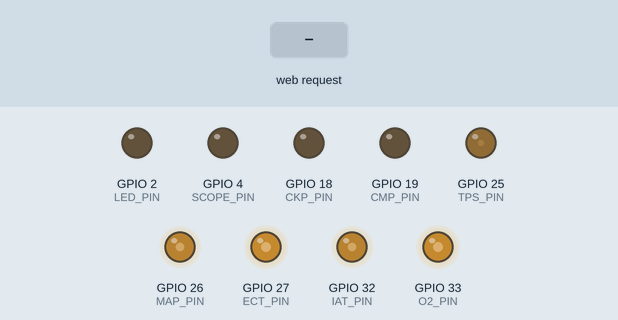
Simulated run of this sketch. Board: ESP32. Parts: output pins drawn as LEDs (lit = HIGH). Dashed ring = blinking. Inputs (shaded band) come from the test bench. WiFi joins after 1.5 s; servers stay silent unless stated; what the sketch prints to the serial monitor is not drawn.

Above: at 2.9 s.
3.0 s: HTTP request GET /api/set?run=1&rpm=1&ckp=1 received
At 3.4 s:
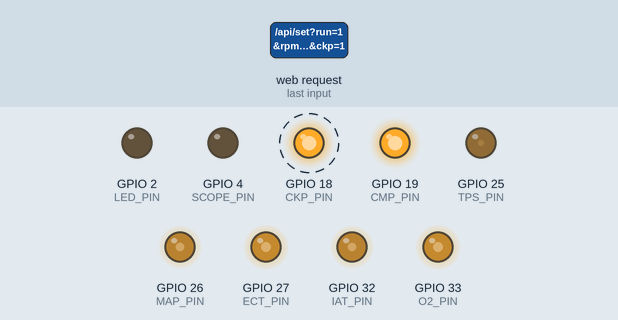
6.0 s: HTTP request GET /api/set?run=120&rpm=120&ckp=120 received
At 6.6 s:
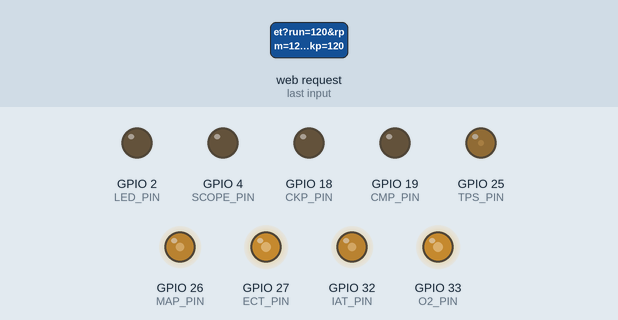
Timing chart, 0 to 9.0 s (numbered marks = the images above; inputs shaded):
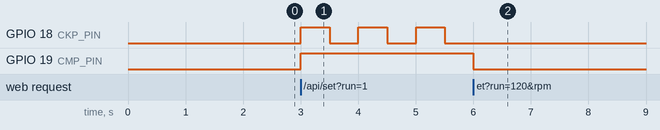

Measured:
- after the input at 3.0 s, GPIO 18 (CKP_PIN): alternates HIGH for 0.50 s and LOW for 0.50 s, starting at once; GPIO 19 (CMP_PIN): LOW → HIGH at once
- after the input at 6.0 s, GPIO 18 (CKP_PIN): stops changing and stays LOW; GPIO 19 (CMP_PIN): HIGH → LOW at once

The sketch:

ESP32_WiFi_StandAlone_Test.ino
```cpp
#include "AppConfig.h"
#include "SimulatorState.h"
#include "SignalGenerator.h"
#include "WebInterface.h"

SimulatorState simulator;
SignalGenerator signals(simulator);
WebInterface web(simulator, signals);

void setup() {
  Serial.begin(115200); // diagnostics only; the UI is Wi-Fi
  delay(1500);          // allow USB/external power to stabilize on a cold start
  simulator.begin();
  signals.begin();
  web.begin();
}

void loop() {
  web.handleClient();
  signals.update();
  simulator.updateSelfTest();
  delay(1);
}
```

SignalGenerator.cpp
```cpp
#include "SignalGenerator.h"
#include "AppConfig.h"

void SignalGenerator::begin() {
  pinMode(Config::CKP_PIN, OUTPUT);
  pinMode(Config::CMP_PIN, OUTPUT);
  digitalWrite(Config::CKP_PIN, LOW);
  digitalWrite(Config::CMP_PIN, LOW);
}

void SignalGenerator::update() {
  const uint32_t now = micros();
  if (!state.running || state.rpm == 0) {
    digitalWrite(Config::CKP_PIN, LOW);
    digitalWrite(Config::CMP_PIN, LOW);
    tooth = 0;
  } else {
    // 60-2-style timing basis: 120 edges per crank revolution.
    const uint32_t edgePeriod = 60000000UL / ((uint32_t)state.rpm * 120UL);
    if (now - lastCkpUs >= edgePeriod) {
      lastCkpUs = now;
      tooth = (tooth + 1) % 120;
      const bool missingTooth = tooth >= 116;
      ckpLevel = !ckpLevel;
      digitalWrite(Config::CKP_PIN, state.ckpEnabled && !missingTooth ? ckpLevel : LOW);
      digitalWrite(Config::CMP_PIN, state.cmpEnabled && tooth < 30 ? HIGH : LOW);
    }
  }

  if ((state.scopeTest || state.selfTestActive) && now - lastScopeUs >= 500) {
    lastScopeUs = now;
    scopeLevel = !scopeLevel;
    digitalWrite(Config::SCOPE_PIN, scopeLevel);
  } else if (!state.scopeTest && !state.selfTestActive) {
    digitalWrite(Config::SCOPE_PIN, LOW);
  }
  if (!state.selfTestActive) digitalWrite(Config::LED_PIN, state.ledTest);
}
```

SignalGenerator.h
```cpp
#pragma once
#include <Arduino.h>
#include "SimulatorState.h"

class SignalGenerator {
public:
  explicit SignalGenerator(SimulatorState &state) : state(state) {}
  void begin();
  void update();
private:
  SimulatorState &state;
  uint32_t lastCkpUs = 0, lastScopeUs = 0;
  uint16_t tooth = 0;
  bool ckpLevel = false, scopeLevel = false;
};
```

SimulatorState.cpp
```cpp
#include "SimulatorState.h"

void SimulatorState::begin() {
  pinMode(Config::LED_PIN, OUTPUT);
  pinMode(Config::SCOPE_PIN, OUTPUT);
  for (uint8_t pin : {Config::TPS_PIN, Config::MAP_PIN, Config::ECT_PIN, Config::IAT_PIN, Config::O2_PIN}) {
    pinMode(pin, OUTPUT);
    analogWrite(pin, 0);
  }
  setSensor("tps", sensors.tps);
  setSensor("map", sensors.map);
  setSensor("ect", sensors.ect);
  setSensor("iat", sensors.iat);
  setSensor("o2", sensors.o2);
}

void SimulatorState::setSensor(const String &name, int value) {
  const uint8_t v = constrain(value, 0, 100);
  uint8_t pin = 255;
  if (name == "tps") { sensors.tps = v; pin = Config::TPS_PIN; }
  else if (name == "map") { sensors.map = v; pin = Config::MAP_PIN; }
  else if (name == "ect") { sensors.ect = v; pin = Config::ECT_PIN; }
  else if (name == "iat") { sensors.iat = v; pin = Config::IAT_PIN; }
  else if (name == "o2") { sensors.o2 = v; pin = Config::O2_PIN; }
  if (pin != 255) analogWrite(pin, map(v, 0, 100, 0, 255));
}

void SimulatorState::startSelfTest() {
  selfTestActive = true;
  selfTestStartedAt = millis();
  ledTest = scopeTest = true;
  digitalWrite(Config::LED_PIN, HIGH);
}

void SimulatorState::updateSelfTest() {
  if (!selfTestActive) return;
  const uint32_t elapsed = millis() - selfTestStartedAt;
  digitalWrite(Config::LED_PIN, (elapsed / 200) % 2);
  if (elapsed >= 3000) {
    selfTestActive = ledTest = scopeTest = false;
    digitalWrite(Config::LED_PIN, LOW);
    digitalWrite(Config::SCOPE_PIN, LOW);
  }
}

String SimulatorState::toJson() const {
  String s = "{\"version\":\"" + String(Config::FW_VERSION) + "\"";
  s += ",\"running\":" + String(running ? "true" : "false");
  s += ",\"rpm\":" + String(rpm);
  s += ",\"ckp\":" + String(ckpEnabled ? "true" : "false");
  s += ",\"cmp\":" + String(cmpEnabled ? "true" : "false");
  s += ",\"led\":" + String(ledTest ? "true" : "false");
  s += ",\"scope\":" + String(scopeTest ? "true" : "false");
  s += ",\"selfTest\":" + String(selfTestActive ? "true" : "false");
  s += ",\"profile\":" + String(vehicleProfile);
  s += ",\"tps\":" + String(sensors.tps) + ",\"map\":" + String(sensors.map);
  s += ",\"ect\":" + String(sensors.ect) + ",\"iat\":" + String(sensors.iat);
  s += ",\"o2\":" + String(sensors.o2) + "}";
  return s;
}
```

SimulatorState.h
```cpp
#pragma once
#include <Arduino.h>
#include "AppConfig.h"

struct SensorValues {
  uint8_t tps = 10, map = 40, ect = 50, iat = 40, o2 = 50;
};

class SimulatorState {
public:
  bool running = false, ckpEnabled = true, cmpEnabled = true;
  bool ledTest = false, scopeTest = false, selfTestActive = false;
  uint16_t rpm = 1000;
  uint8_t vehicleProfile = 0;
  SensorValues sensors;

  void begin();
  void setSensor(const String &name, int value);
  void startSelfTest();
  void updateSelfTest();
  String toJson() const;

private:
  uint32_t selfTestStartedAt = 0;
};
```

VehicleProfiles.cpp
```cpp
#include "VehicleProfiles.h"

namespace {
const VehicleProfile PROFILES[] = {
  {"Generic", "Hall / Hall", "Custom", TriggerSensorType::Hall, TriggerSensorType::Hall,
   "60-2", "Digital 3-wire sensor template."},
  {"Generic", "VR / Hall", "Custom", TriggerSensorType::MagneticVR, TriggerSensorType::Hall,
   "60-2", "Common mixed sensor template."},
  {"Generic", "VR / VR", "Custom", TriggerSensorType::MagneticVR, TriggerSensorType::MagneticVR,
   "60-2", "Two-wire magnetic sensor template."},
  {"Toyota", "Hilux Vigo", "1KD-FTV (typical)", TriggerSensorType::MagneticVR, TriggerSensorType::Hall,
   "Verify service data", "Configuration varies by production year and ECU."},
  {"Isuzu", "D-Max", "4JJ1 (typical)", TriggerSensorType::MagneticVR, TriggerSensorType::Hall,
   "Verify service data", "Confirm engine code, model year and connector pinout."},
  {"Honda", "Civic FD", "R18A (reference)", TriggerSensorType::Hall, TriggerSensorType::Hall,
   "Verify service data", "Confirm sensor supply and trigger pattern before connection."},
  {"Nissan", "Navara D40", "YD25 (reference)", TriggerSensorType::Hall, TriggerSensorType::Hall,
   "Verify service data", "Confirm engine code and model year before use."},
  {"Mitsubishi", "Triton", "4D56 (reference)", TriggerSensorType::Hall, TriggerSensorType::Hall,
   "Verify service data", "Confirm wiring diagram for the exact ECU."}
};

String jsonEscape(const char *value) {
  String out;
  while (*value) {
    if (*value == '"' || *value == '\\') out += '\\';
    out += *value++;
  }
  return out;
}
}

size_t VehicleProfiles::count() { return sizeof(PROFILES) / sizeof(PROFILES[0]); }

const VehicleProfile &VehicleProfiles::get(size_t index) {
  if (index >= count()) index = 0;
  return PROFILES[index];
}

const char *VehicleProfiles::typeName(TriggerSensorType type) {
  return type == TriggerSensorType::Hall ? "Hall effect" : "Magnetic VR";
}

String VehicleProfiles::toJson() {
  String json = "[";
  for (size_t i = 0; i < count(); ++i) {
    if (i) json += ',';
    const auto &p = PROFILES[i];
    json += "{\"id\":" + String(i);
    json += ",\"brand\":\"" + jsonEscape(p.brand) + "\"";
    json += ",\"model\":\"" + jsonEscape(p.model) + "\"";
    json += ",\"engine\":\"" + jsonEscape(p.engine) + "\"";
    json += ",\"ckpType\":\"" + String(typeName(p.ckpType)) + "\"";
    json += ",\"cmpType\":\"" + String(typeName(p.cmpType)) + "\"";
    json += ",\"ckpPattern\":\"" + jsonEscape(p.ckpPattern) + "\"";
    json += ",\"notes\":\"" + jsonEscape(p.notes) + "\"}";
  }
  return json + "]";
}
```

VehicleProfiles.h
```cpp
#pragma once
#include <Arduino.h>

enum class TriggerSensorType : uint8_t { Hall, MagneticVR };

struct VehicleProfile {
  const char *brand;
  const char *model;
  const char *engine;
  TriggerSensorType ckpType;
  TriggerSensorType cmpType;
  const char *ckpPattern;
  const char *notes;
};

namespace VehicleProfiles {
  size_t count();
  const VehicleProfile &get(size_t index);
  const char *typeName(TriggerSensorType type);
  String toJson();
}
```

WebInterface.cpp
```cpp
#include <WiFi.h>
#include "WebInterface.h"
#include "AppConfig.h"
#include "WebPage.h"
#include "VehicleProfiles.h"

bool WebInterface::startAccessPoint() {
  WiFi.persistent(false);
  WiFi.softAPdisconnect(true);
  WiFi.mode(WIFI_OFF);
  delay(250);
  WiFi.mode(WIFI_AP);
  WiFi.setSleep(false);
  WiFi.setTxPower(WIFI_POWER_19_5dBm);
  const bool configOk = WiFi.softAPConfig(Config::AP_IP, Config::AP_GATEWAY, Config::AP_MASK);
  const bool apOk = WiFi.softAP(Config::AP_SSID, Config::AP_PASSWORD, 6, false, 4);
  Serial.println();
  Serial.println("ESP32 Wi-Fi Stand Alone Test");
  Serial.printf("Firmware : v%s\n", Config::FW_VERSION);
  Serial.printf("AP config: %s\n", configOk ? "OK" : "FAILED");
  Serial.printf("AP start : %s\n", apOk ? "OK" : "FAILED");
  Serial.printf("SSID     : %s\n", Config::AP_SSID);
  Serial.printf("AP IP    : %s\n", WiFi.softAPIP().toString().c_str());
  Serial.printf("AP MAC   : %s\n", WiFi.softAPmacAddress().c_str());
  return configOk && apOk;
}

void WebInterface::begin() {
  bool started = false;
  for (uint8_t attempt = 1; attempt <= 5 && !started; ++attempt) {
    Serial.printf("Starting Wi-Fi AP, attempt %u/5\n", attempt);
    started = startAccessPoint();
    if (!started) delay(750);
  }
  server.on("/", HTTP_GET, [this]() { server.sendHeader("Cache-Control", "no-store, no-cache, must-revalidate"); server.send_P(200, "text/html", INDEX_HTML); });
  server.on("/api/state", HTTP_GET, [this]() { server.sendHeader("Cache-Control", "no-store"); server.send(200, "application/json", state.toJson()); });
  server.on("/api/profiles", HTTP_GET, [this]() { server.sendHeader("Cache-Control", "no-store"); server.send(200, "application/json", VehicleProfiles::toJson()); });
  server.on("/api/set", HTTP_GET, [this]() { handleSet(); });
  server.onNotFound([this]() { server.send(404, "application/json", "{\"error\":\"not found\"}"); });
  server.begin();
}

void WebInterface::handleClient() {
  server.handleClient();
  const uint32_t now = millis();
  if (now - lastHealthCheckMs < 5000) return;
  lastHealthCheckMs = now;
  if (WiFi.getMode() != WIFI_MODE_AP || (uint32_t)WiFi.softAPIP() == 0) {
    Serial.println("Wi-Fi AP health check failed; restarting AP...");
    startAccessPoint();
  }
}

void WebInterface::handleSet() {
  if (server.hasArg("run")) state.running = server.arg("run") == "1";
  if (server.hasArg("rpm")) state.rpm = constrain(server.arg("rpm").toInt(), 0, Config::MAX_RPM);
  if (server.hasArg("ckp")) state.ckpEnabled = server.arg("ckp") == "1";
  if (server.hasArg("cmp")) state.cmpEnabled = server.arg("cmp") == "1";
  if (server.hasArg("led")) state.ledTest = server.arg("led") == "1";
  if (server.hasArg("scope")) state.scopeTest = server.arg("scope") == "1";
  if (server.hasArg("profile")) state.vehicleProfile = constrain(server.arg("profile").toInt(), 0, (int)VehicleProfiles::count() - 1);
  if (server.hasArg("selftest") && server.arg("selftest") == "1") state.startSelfTest();
  for (const char *name : {"tps", "map", "ect", "iat", "o2"}) if (server.hasArg(name)) state.setSensor(name, server.arg(name).toInt());
  server.send(200, "application/json", state.toJson());
}
```

WebInterface.h
```cpp
#pragma once
#include <WebServer.h>
#include "SimulatorState.h"
#include "SignalGenerator.h"

class WebInterface {
public:
  WebInterface(SimulatorState &state, SignalGenerator &signals) : state(state), signals(signals), server(80) {}
  void begin();
  void handleClient();
private:
  SimulatorState &state;
  SignalGenerator &signals;
  WebServer server;
  uint32_t lastHealthCheckMs = 0;
  bool startAccessPoint();
  void handleSet();
};
```

WebPage.h
```cpp
#pragma once

const char INDEX_HTML[] PROGMEM = R"HTML(
<!doctype html><html><head><meta name="viewport" content="width=device-width,initial-scale=1"><meta http-equiv="Cache-Control" content="no-store, no-cache, must-revalidate"><meta http-equiv="Pragma" content="no-cache">
<title>ESP32 ECU Simulator</title><style>
:root{color-scheme:dark;font-family:system-ui}body{margin:auto;max-width:820px;padding:18px;background:#0b1220;color:#e5e7eb}
h1{font-size:1.5rem}.card{background:#172033;border:1px solid #334155;border-radius:14px;padding:16px;margin:12px 0}
.grid{display:grid;grid-template-columns:repeat(auto-fit,minmax(210px,1fr));gap:12px}button{padding:12px 18px;border:0;border-radius:9px;font-weight:700;margin:4px;background:#334155;color:white}.start{background:#16a34a}.stop{background:#dc2626}.active{outline:3px solid #38bdf8}input{width:100%}.value{float:right;color:#38bdf8}#status{font-weight:700;color:#fbbf24}
select{width:100%;padding:11px;border-radius:8px;background:#0f172a;color:#e5e7eb;border:1px solid #475569}.info{line-height:1.55}.warning{color:#fbbf24;font-size:.9rem}
</style></head><body><h1>ESP32 Wi-Fi Stand Alone Test <small id="version" style="font-size:.55em;color:#94a3b8"></small></h1><div class="card"><span id="status">Connecting...</span><br>
<button class="start" onclick="cmd('run',1)">START</button><button class="stop" onclick="cmd('run',0)">STOP</button><button onclick="cmd('selftest',1)">SELF TEST</button></div>
<div class="card"><h3>Vehicle / Trigger profile</h3><select id="profile" onchange="selectProfile(this.value)"></select>
<div id="profileInfo" class="info"></div><p class="warning">Important: verify the exact model year, engine code and wiring diagram. ESP32 outputs are 3.3 V digital; Magnetic VR simulation requires an external bipolar VR driver/conditioner.</p></div>
<div class="card"><label>RPM <span class="value" id="rpmV"></span></label><input id="rpm" type="range" min="0" max="8000" step="50" oninput="show(this)" onchange="cmd('rpm',this.value)"></div>
<div class="grid"><div class="card"><h3>Engine signals</h3><button id="ckp" onclick="toggle('ckp')">CKP</button><button id="cmp" onclick="toggle('cmp')">CMP</button></div>
<div class="card"><h3>GPIO test</h3><button id="led" onclick="toggle('led')">LED GPIO 2</button><button id="scope" onclick="toggle('scope')">SCOPE GPIO 4</button></div></div>
<div class="card"><h3>Sensor outputs (PWM 0-100%)</h3><div id="sensors"></div></div>
<script>
let state={},profiles=[];const names=['tps','map','ect','iat','o2'];
const statusEl=document.getElementById('status'),versionEl=document.getElementById('version'),rpmEl=document.getElementById('rpm'),profileEl=document.getElementById('profile'),profileInfoEl=document.getElementById('profileInfo'),sensorsEl=document.getElementById('sensors');
function cmd(k,v){fetch('/api/set?'+encodeURIComponent(k)+'='+encodeURIComponent(v),{cache:'no-store'}).then(refresh)}
function selectProfile(v){cmd('profile',v);showProfile(v)}
function showProfile(id){const p=profiles.find(x=>x.id==id);if(!p)return;profileInfoEl.innerHTML=`<p><b>${p.brand} ${p.model}</b> — ${p.engine}</p><b>CKP:</b> ${p.ckpType}<br><b>CMP:</b> ${p.cmpType}<br><b>Trigger:</b> ${p.ckpPattern}<br><small>${p.notes}</small>`}
function toggle(k){cmd(k,state[k]?0:1)}
function show(e){document.getElementById(e.id+'V').textContent=e.value+(e.id==='rpm'?' rpm':'%')}
function render(s){state=s;versionEl.textContent='v'+s.version;statusEl.textContent=s.running?'RUNNING':'STOPPED';statusEl.style.color=s.running?'#4ade80':'#f87171';
 ['ckp','cmp','led','scope'].forEach(k=>document.getElementById(k).classList.toggle('active',s[k]));
 rpmEl.value=s.rpm;show(rpmEl);profileEl.value=s.profile;showProfile(s.profile);names.forEach(k=>{let e=document.getElementById(k);if(document.activeElement!==e)e.value=s[k];show(e)});}
function refresh(){fetch('/api/state',{cache:'no-store'}).then(r=>{if(!r.ok)throw Error(r.status);return r.json()}).then(render).catch(()=>statusEl.textContent='Disconnected')}
sensorsEl.innerHTML=names.map(k=>`<label>${k.toUpperCase()} <span class="value" id="${k}V"></span></label><input id="${k}" type="range" min="0" max="100" oninput="show(this)" onchange="cmd('${k}',this.value)">`).join('');
fetch('/api/profiles',{cache:'no-store'}).then(r=>r.json()).then(p=>{profiles=p;profileEl.innerHTML=p.map(x=>`<option value="${x.id}">${x.brand} — ${x.model} / ${x.engine}</option>`).join('');refresh()}).catch(()=>{statusEl.textContent='Disconnected';refresh()});
setInterval(refresh,1000);
</script></body></html>)HTML";
```

AppConfig.h
```cpp
#pragma once
#include <Arduino.h>

namespace Config {
constexpr char FW_VERSION[] = "0.3.0";
constexpr char AP_SSID[] = "PUK_SIMULATOR_TEST";
constexpr char AP_PASSWORD[] = "12345678";
const IPAddress AP_IP(192, 168, 4, 1);
const IPAddress AP_GATEWAY(192, 168, 4, 1);
const IPAddress AP_MASK(255, 255, 255, 0);

constexpr uint8_t LED_PIN = 2;
constexpr uint8_t SCOPE_PIN = 4;
constexpr uint8_t CKP_PIN = 18;
constexpr uint8_t CMP_PIN = 19;
constexpr uint8_t TPS_PIN = 25;
constexpr uint8_t MAP_PIN = 26;
constexpr uint8_t ECT_PIN = 27;
constexpr uint8_t IAT_PIN = 32;
constexpr uint8_t O2_PIN = 33;
constexpr uint16_t MAX_RPM = 8000;
}
```
